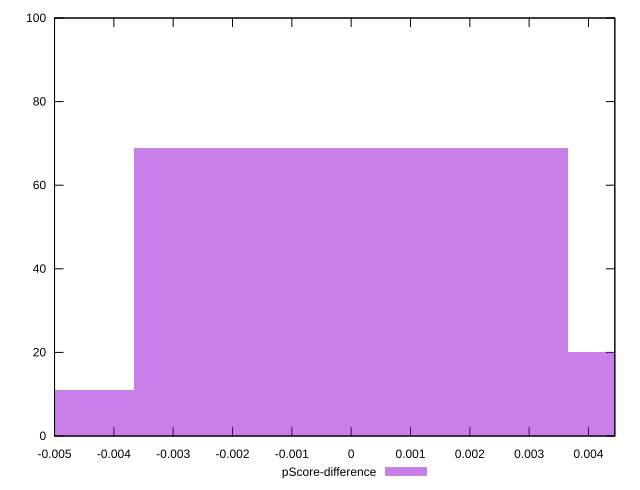

Generate this figure with gnuplot:
reset

$pScoreDifference <<EOF
0 69
-0.007304564016678826 11
0.007304564016678826 20
EOF

set key outside below
set boxwidth 0.007304564016678826
set xrange [-0.0050000000000000044:0.004444444444444473]
set yrange [0:100]
set trange [0:100]
set style fill transparent solid 0.5 noborder
set terminal svg size 640, 490 enhanced background rgb 'white'
set output "report_00013_2021-02-09T12-04-24.940Z/uses-webp-images/samples/pages+cached/pScore-difference/histogram.svg"

plot $pScoreDifference title "pScore-difference" with boxes

reset
